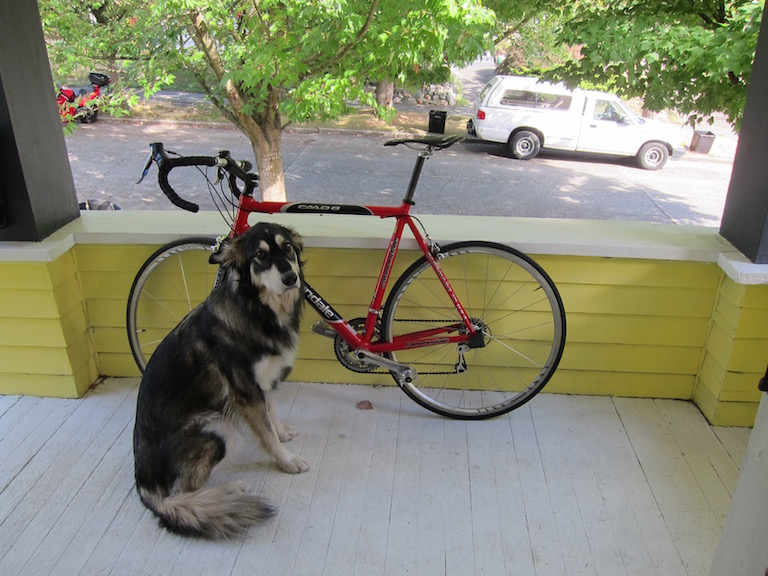
#> input picture MyDir/otonomrobot/rasp-web-interface-main/segmentation/dog.jpg, 768 x 576 px, given in place of the camera
$ python adaptive_thresholding.py
#> lines starting #> are read from the running program, lines starting #| are printed output that depends on the picture; after the words box and inside, x2 and y2 are one past the last pixel; in counts of white or black regions, pixels touching at a corner belong together
#> in main, frame is the input picture: shape (576, 768, 3); mean B, G, R 114.1, 135.7, 134.4
import cv2
import numpy as np

# Renk aralığı (örnek olarak mavi renk)
lower_color = np.array([90, 50, 50])
upper_color = np.array([130, 255, 255])

def color_thresholding(frame):
    # Görüntüyü HSV renk uzayına dönüştür
    hsv = cv2.cvtColor(frame, cv2.COLOR_BGR2HSV)
#> hsv: shape (576, 768, 3); mean H, S, V 61.8, 62.6, 142.5

    # Belirtilen renk aralığında maske oluştur
    mask = cv2.inRange(hsv, lower_color, upper_color)
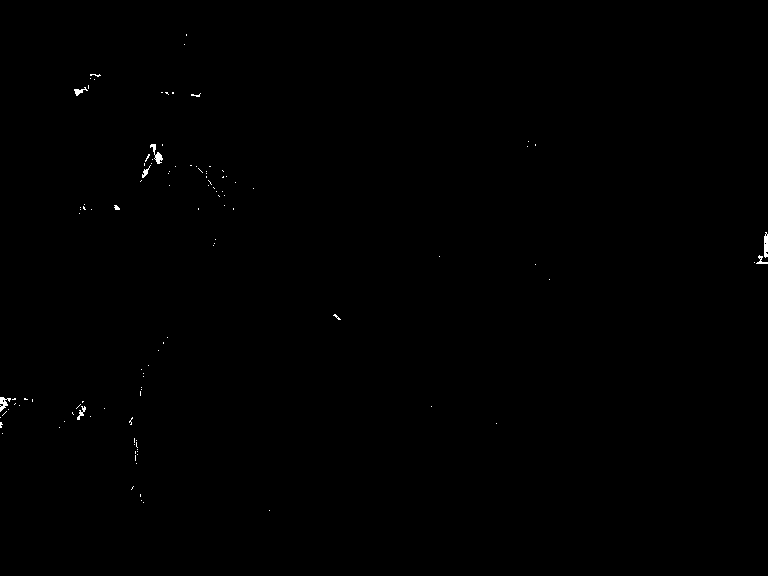
#> mask: shape (576, 768); 0.17% white; 112 white regions (104 under 20 px)

    return mask

def find_objects(mask):
    # Konturları bulma
    contours, _ = cv2.findContours(mask, cv2.RETR_EXTERNAL, cv2.CHAIN_APPROX_SIMPLE)
#> contours = 112 contours, 105 with area under 20; largest, box (x1, y1, x2, y2) and area: (150, 144, 163, 164) 69, (764, 232, 768, 258) 64, (0, 397, 11, 412) 55, (74, 87, 88, 96) 32, (77, 406, 86, 420) 26, (756, 255, 768, 264) 24, (142, 165, 151, 178) 23

    objects = []
    for contour in contours:
        # Konturun sınırlayıcı kutusunu al
        x, y, w, h = cv2.boundingRect(contour)

        # Alanı küçük olan konturları filtrele (gürültüyü azaltmak için)
        area = cv2.contourArea(contour)
        if area > min_area_threshold:
            objects.append((x, y, w, h))
#> this loop made 1 pass
#> (x, y, w, h, area) on pass 1: (269, 510, 1, 1, 0)
#> after the loop, objects = []

    return objects

def detect_obstacles(objects, frame_width, frame_height, frame):
    for obj in objects:
        x, y, w, h = obj

        # Örneğin, belirli bir boyut sınırı ile engel kontrolü yapabiliriz
        if w > min_obstacle_width and h > min_obstacle_height:
            # Engelin olduğunu belirt
            print(f"Engel algılandı: x={x}, y={y}, width={w}, height={h}")

            # Engel konumu ve boyutunu görsel olarak işaretleme
            cv2.rectangle(frame, (x, y), (x + w, y + h), (0, 0, 255), 2)

def main():
    # Kamera başlat
    cap = cv2.VideoCapture(0)

    if not cap.isOpened():
        print("Kamera açılamadı.")
        return

    while True:
        # Görüntü yakalama
        ret, frame = cap.read()

        if not ret:
            print("Görüntü alınamadı.")
            break

        # Renk tabanlı eşikleme uygula
        mask = color_thresholding(frame)

        # Nesneleri bul
        objects = find_objects(mask)

        # Engelleri algıla
        detect_obstacles(objects, frame.shape[1], frame.shape[0], frame)

        # Sonuçları ekranda gösterme
        cv2.imshow('Original Frame', frame)
        cv2.imshow('Color Thresholding', mask)

        # 'q' tuşuna basıldığında döngüden çık
        if cv2.waitKey(1) & 0xFF == ord('q'):
            break

    # Kaynakları serbest bırak
    cap.release()
    cv2.destroyAllWindows()

if __name__ == "__main__":
#> (the run stopped early here; a loop or call above may not have finished)
